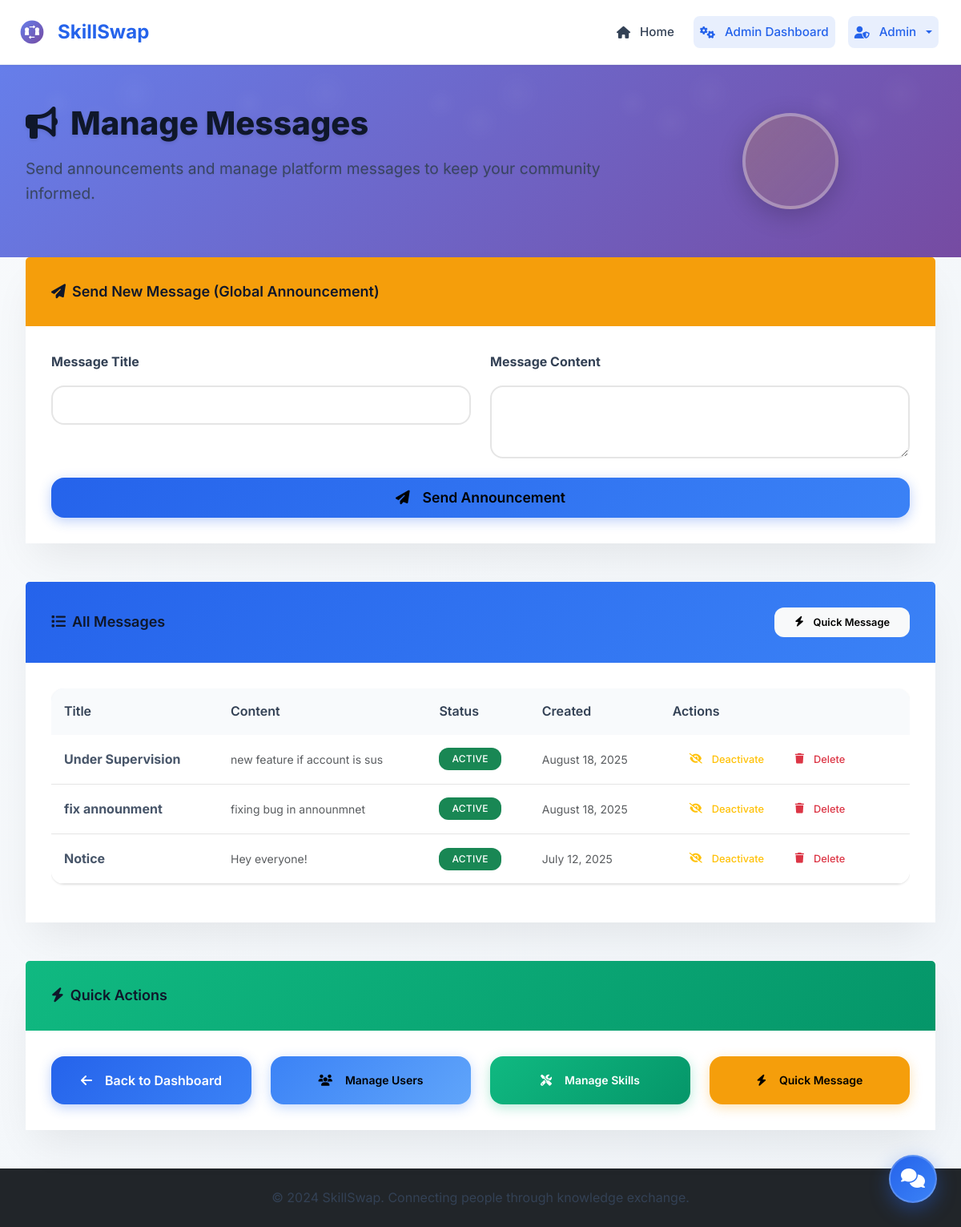
Screenshot of /admin/messages (signed in) with the database file from the repository.
### tables this page shows
CREATE TABLE messages (
            id INTEGER PRIMARY KEY AUTOINCREMENT,
            title TEXT NOT NULL,
            content TEXT NOT NULL,
            is_active INTEGER DEFAULT 1,
            created_at TIMESTAMP DEFAULT CURRENT_TIMESTAMP
        );

### skill_swap_app.py (the view)
@app.route('/admin/messages')
@admin_required
def admin_messages():
    conn = get_db()
    messages = conn.execute('SELECT * FROM messages ORDER BY created_at DESC').fetchall()
    users = conn.execute('''
        SELECT id, name, email FROM users
        WHERE is_admin = 0 AND is_banned = 0
        ORDER BY name ASC
    ''').fetchall()
    conn.close()
    messages = convert_rows_datetimes(messages)
    return render_template('admin_messages.html', messages=messages, users=users)

### skill_swap_app.py (called while the page is built)
def parse_datetime(timestamp_str):
    if timestamp_str is None:
        return None
    try:
        if 'T' in timestamp_str:
            return datetime.fromisoformat(timestamp_str.replace('Z', '+00:00'))
        else:
            return datetime.strptime(timestamp_str, '%Y-%m-%d %H:%M:%S')
    except:
        return None

def convert_row_datetimes(row):
    if row is None:
        return None
    if hasattr(row, 'keys'):
        row_dict = dict(row)
    else:
        row_dict = row
    timestamp_fields = ['created_at', 'updated_at', 'rejected_at']
    for field in timestamp_fields:
        if field in row_dict and row_dict[field]:
            row_dict[field] = parse_datetime(row_dict[field])
    return row_dict

def convert_rows_datetimes(rows):
    if not rows:
        return []
    return [convert_row_datetimes(row) for row in rows]

def get_db():
    conn = sqlite3.connect('skill_swap.db')
    conn.row_factory = sqlite3.Row
    return conn

def admin_required(f):
    from functools import wraps
    @wraps(f)
    def decorated_function(*args, **kwargs):
        if 'user_id' not in session:
            flash('Please log in to access this page.', 'error')
            return redirect(url_for('login'))
        conn = get_db()
        user = conn.execute('SELECT is_admin FROM users WHERE id = ?', (session['user_id'],)).fetchone()
        conn.close()
        if not user or not user['is_admin']:
            flash('Access denied. Admin privileges required.', 'error')
            return redirect(url_for('dashboard'))
        return f(*args, **kwargs)
    return decorated_function

@app.context_processor
def inject_unread_notifications():
    if 'user_id' in session:
        conn = get_db()
        unread_count = conn.execute('''
            SELECT COUNT(*) as count FROM notifications
            WHERE user_id = ? AND is_read = 0
        ''', (session['user_id'],)).fetchone()['count']
        conn.close()
        return {'unread_notifications': unread_count}
    return {'unread_notifications': 0}

@app.context_processor
def inject_helpers():
    return {'get_user_by_id': get_user_by_id}

### templates/admin_messages.html (shortened to what this page needs)
{% extends "base.html" %}
{% block content %}
<section class="dashboard-hero">
    <div class="container">
        <div class="row align-items-center">
            <div class="col-lg-8">
                <div class="hero-content">
                    <h1 class="hero-title">
                        <i class="fas fa-bullhorn me-3"></i>Manage Messages
                    </h1>
                    <p class="hero-subtitle">
                        Send announcements and manage platform messages to keep your community informed.
                    </p>
                </div>
            </div>
            <div class="col-lg-4 text-center">
                <div class="hero-avatar">
                    <div class="avatar-img d-flex align-items-center justify-content-center" style="background: linear-gradient(135deg, rgba(245, 158, 11, 0.2), rgba(251, 191, 36, 0.1)); width: 120px; height: 120px; border-radius: 50%; margin: 0 auto;">
                    </div>
                </div>
            </div>
        </div>
    </div>
</section>
<div class="container">
    <div class="row mb-5">
        <div class="col-12">
            <div class="card modern-search-card">
                <div class="card-header" style="background: linear-gradient(135deg, var(--warning) 0%, #f59e0b 100%); color: white; border: none;">
                    <h5 class="mb-0">
                        <i class="fas fa-paper-plane me-2"></i>Send New Message (Global Announcement)
                    </h5>
                </div>
                <div class="card-body">
                    <form method="POST" action="{{ url_for('send_message') }}">
                        <div class="row">
                            <div class="col-md-6 mb-4">
                                <label for="title" class="form-label fw-bold">Message Title</label>
                                <input type="text" class="form-control modern-form-input" id="title" name="title" required style="border-radius: var(--radius-lg); border: 2px solid rgba(0,0,0,0.1); padding: 0.75rem 1rem; transition: all 0.3s ease;">
                            </div>
                            <div class="col-md-6 mb-4">
                                <label for="content" class="form-label fw-bold">Message Content</label>
                                <textarea class="form-control modern-form-input" id="content" name="content" rows="3" required style="border-radius: var(--radius-lg); border: 2px solid rgba(0,0,0,0.1); padding: 0.75rem 1rem; transition: all 0.3s ease; resize: vertical;"></textarea>
                            </div>
                        </div>
                        <div class="d-grid">
                            <button type="submit" class="btn btn-warning modern-search-btn" style="height: 50px; font-size: 1.1rem; font-weight: 600;">
                                <i class="fas fa-paper-plane me-2"></i>Send Announcement
                            </button>
                        </div>
                    </form>
                </div>
            </div>
        </div>
    </div>
</div>
<div class="container">
    <div class="row">
        <div class="col-12">
            <div class="card modern-search-card">
                <div class="card-header d-flex justify-content-between align-items-center" style="background: linear-gradient(135deg, var(--primary) 0%, var(--primary-light) 100%); color: white; border: none;">
                    <h5 class="mb-0">
                        <i class="fas fa-list me-2"></i>All Messages
                    </h5>
                    <button class="btn btn-sm btn-light" data-bs-toggle="modal" data-bs-target="#quickMessageModal" style="border-radius: var(--radius-md); font-weight: 600;">
                        <i class="fas fa-bolt me-1"></i>Quick Message
                    </button>
                </div>
                <div class="card-body">
                    {% if messages %}
                        <div class="table-responsive">
                            <table class="table table-hover" style="border-radius: var(--radius-lg); overflow: hidden;">
                                <thead style="background: linear-gradient(135deg, rgba(59, 130, 246, 0.1), rgba(147, 197, 253, 0.05));">
                                    <tr>
                                        <th style="border: none; padding: 1rem; font-weight: 600;">Title</th>
                                        <th style="border: none; padding: 1rem; font-weight: 600;">Content</th>
                                        <th style="border: none; padding: 1rem; font-weight: 600;">Status</th>
                                        <th style="border: none; padding: 1rem; font-weight: 600;">Created</th>
                                        <th style="border: none; padding: 1rem; font-weight: 600;">Actions</th>
                                    </tr>
                                </thead>
                                <tbody>
                                    {% for message in messages %}
                                    <tr style="border-bottom: 1px solid rgba(0,0,0,0.1);">
                                        <td style="padding: 1rem; border: none;">
                                            <strong>{{ message.title }}</strong>
                                        </td>
                                        <td style="padding: 1rem; border: none;">
                                            <small class="text-muted">
                                                {{ message.content[:100] }}{% if message.content|length > 100 %}...{% endif %}
                                            </small>
                                        </td>
                                        <td style="padding: 1rem; border: none;">
                                            {% if message.is_active %}
                                                <span class="badge bg-success" style="border-radius: var(--radius-md);">Active</span>
                                            {% else %}
                                                <span class="badge bg-secondary" style="border-radius: var(--radius-md);">Inactive</span>
                                            {% endif %}
                                        </td>
                                        <td style="padding: 1rem; border: none;">
                                            <small class="text-muted">
                                                {% if message.created_at %}
                                                    {{ message.created_at.strftime('%B %d, %Y') }}
                                                {% else %}
                                                    Unknown
                                                {% endif %}
                                            </small>
                                        </td>
                                        <td style="padding: 1rem; border: none;">
                                            <div class="btn-group btn-group-sm" role="group">
                                                {% if message.is_active %}
                                                    <a href="{{ url_for('toggle_message', message_id=message.id) }}"
                                                       class="btn btn-outline-warning admin-action-btn" style="border-radius: var(--radius-md); margin-right: 0.25rem;"
                                                       data-action="deactivate" data-target="message">
                                                        <i class="fas fa-eye-slash me-1"></i>Deactivate
                                                    </a>
                                                {% else %}
                                                    <a href="{{ url_for('toggle_message', message_id=message.id) }}"
                                                       class="btn btn-outline-success admin-action-btn" style="border-radius: var(--radius-md); margin-right: 0.25rem;"
                                                       data-action="activate" data-target="message">
                                                        <i class="fas fa-eye me-1"></i>Activate
                                                    </a>
                                                {% endif %}
                                                <a href="{{ url_for('delete_message', message_id=message.id) }}"
                                                   class="btn btn-outline-danger admin-action-btn" style="border-radius: var(--radius-md);"
                                                   data-action="delete" data-target="message"
                                                   onclick="return confirm('Are you sure you want to delete this message? This action cannot be undone.')">
                                                    <i class="fas fa-trash me-1"></i>Delete
                                                </a>
                                            </div>
                                        </td>
                                    </tr>
                                    {% endfor %}
                                </tbody>
                            </table>
                        </div>
                    {% else %}
                        <div class="text-center text-muted py-5">
                            <i class="fas fa-bullhorn fa-3x mb-3 opacity-50"></i>
                            <p>No messages found</p>
                        </div>
                    {% endif %}
                </div>
            </div>
        </div>
    </div>
</div>
<div class="container">
    <div class="row mt-5">
        <div class="col-12">
            <div class="card modern-search-card">
                <div class="card-header" style="background: linear-gradient(135deg, var(--success) 0%, #059669 100%); color: white; border: none;">
                    <h5 class="mb-0">
                        <i class="fas fa-bolt me-2"></i>Quick Actions
                    </h5>
                </div>
                <div class="card-body">
                    <div class="row g-4">
                        <div class="col-md-3">
                            <a href="{{ url_for('admin_dashboard') }}" class="btn btn-primary w-100 modern-search-btn" style="height: 60px; display: flex; align-items: center; justify-content: center;">
                                <i class="fas fa-arrow-left me-2"></i>Back to Dashboard
                            </a>
                        </div>
                        <div class="col-md-3">
                            <a href="{{ url_for('admin_users') }}" class="btn btn-info w-100" style="height: 60px; display: flex; align-items: center; justify-content: center; background: linear-gradient(135deg, var(--info) 0%, #60a5fa 100%); border: none; border-radius: var(--radius-lg); font-weight: 600; box-shadow: 0 4px 15px rgba(59, 130, 246, 0.3); transition: all 0.3s ease;">
                                <i class="fas fa-users me-2"></i>Manage Users
                            </a>
                        </div>
                        <div class="col-md-3">
                            <a href="{{ url_for('admin_skills') }}" class="btn btn-success w-100" style="height: 60px; display: flex; align-items: center; justify-content: center; background: linear-gradient(135deg, var(--success) 0%, #059669 100%); border: none; border-radius: var(--radius-lg); font-weight: 600; box-shadow: 0 4px 15px rgba(16, 185, 129, 0.3); transition: all 0.3s ease;">
                                <i class="fas fa-tools me-2"></i>Manage Skills
                            </a>
                        </div>
                        <div class="col-md-3">
                            <button class="btn btn-warning w-100" style="height: 60px; display: flex; align-items: center; justify-content: center; background: linear-gradient(135deg, var(--warning) 0%, #f59e0b 100%); border: none; border-radius: var(--radius-lg); font-weight: 600; box-shadow: 0 4px 15px rgba(245, 158, 11, 0.3); transition: all 0.3s ease;" data-bs-toggle="modal" data-bs-target="#quickMessageModal">
                                <i class="fas fa-bolt me-2"></i>Quick Message
                            </button>
                        </div>
                    </div>
                </div>
            </div>
        </div>
    </div>
</div>
{% endblock %}

### rows the page displays
messages: title "Under Supervision", content "new feature if account is sus", is_active "ACTIVE", created_at "August 18, 2025"
messages: title "fix announment", content "fixing bug in announmnet", is_active "ACTIVE", created_at "August 18, 2025"
messages: title "Notice", content "Hey everyone!", is_active "ACTIVE", created_at "July 12, 2025"
